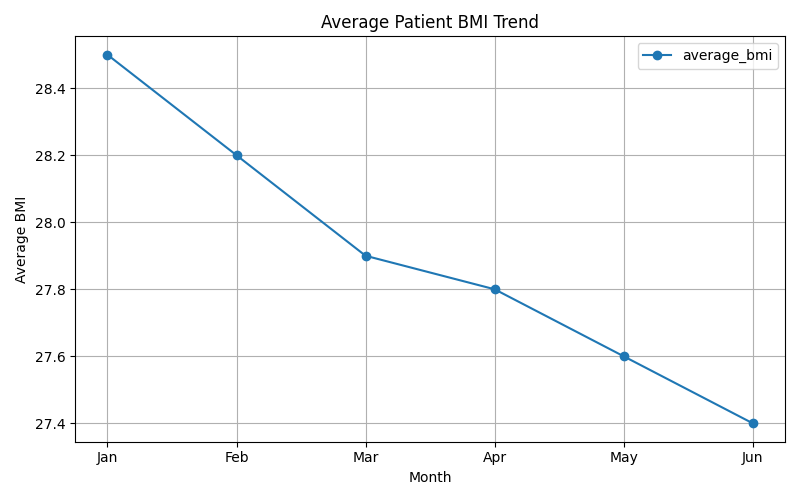

Write the Python code that produced this figure.
import pandas as pd
import matplotlib.pyplot as plt

data = {
    "month": ["Jan", "Feb", "Mar", "Apr", "May", "Jun"],
    "average_bmi": [28.5, 28.2, 27.9, 27.8, 27.6, 27.4]
}

df = pd.DataFrame(data)

df.plot(
    kind="line",
    x="month",
    y="average_bmi",
    marker="o",
    figsize=(8,5)
)

plt.title("Average Patient BMI Trend")
plt.ylabel("Average BMI")
plt.xlabel("Month")
plt.grid(True)
plt.tight_layout()

plt.savefig("patient_bmi_trend.png")
plt.show()
